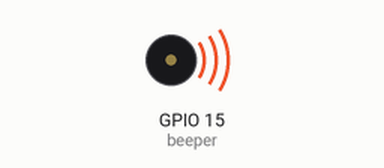
Bench run of a program on a simulated ESP8266 board running MicroPython. Shown: buzzer (waves = sounding). At 5.0 s the program stops and its outputs stay as they are.

Above: at 0.1 s.
At 5.1 s:
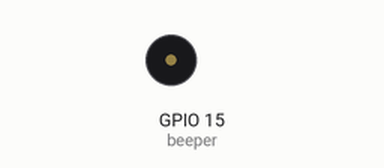
Timing chart, 0 to 6.5 s (numbered marks = the images above):
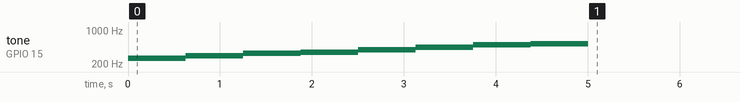

Measured:
- by itself, tone on GPIO 15 (beeper): plays 262 Hz for 0.63 s, 294 Hz for 0.63 s, 330 Hz for 0.63 s, 349 Hz for 0.63 s, 392 Hz for 0.63 s, 440 Hz for 0.63 s … (8 notes in this stretch)

The program:

tones.py
```python
from machine import Pin, PWM
import time
tempo = 5
tones = {
    'c': 262,
    'd': 294,
    'e': 330,
    'f': 349,
    'g': 392,
    'a': 440,
    'b': 494,
    'C': 523,
    ' ': 0,
}
beeper = PWM(Pin(15, Pin.OUT), freq=440, duty=512)
melody = 'cdefgabC'
rhythm = [8, 8, 8, 8, 8, 8, 8, 8]

for tone, length in zip(melody, rhythm):
    beeper.freq(tones[tone])
    time.sleep(tempo/length)
beeper.deinit()
```
